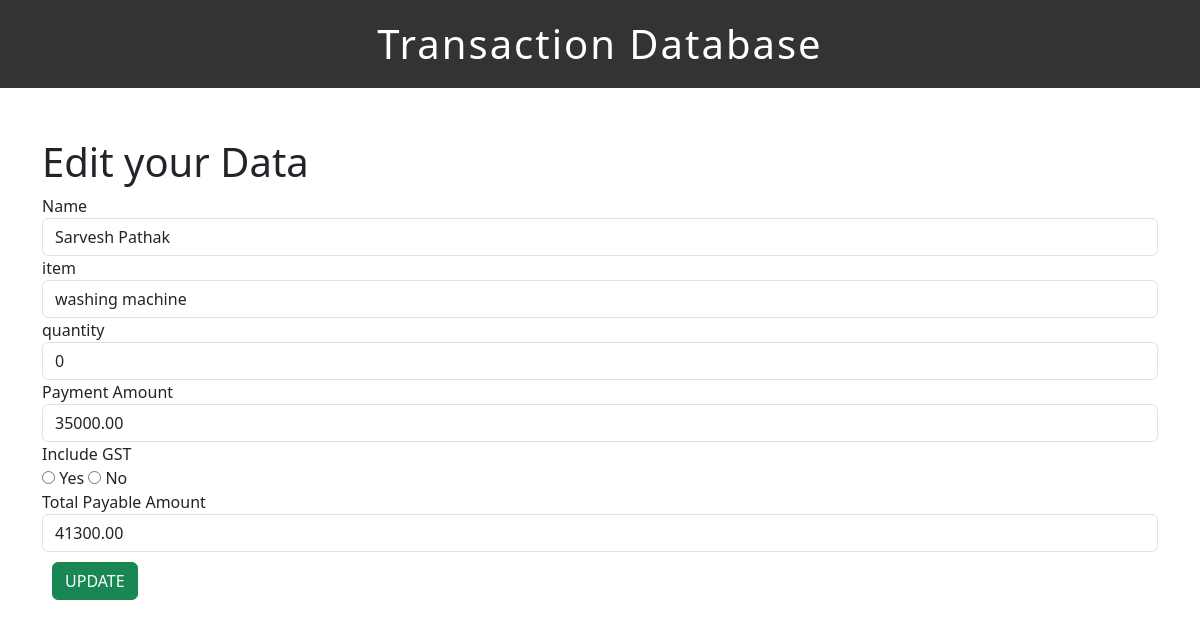
/update_page_1.php?id=8, run on the app's committed database.
### tables this page shows
CREATE TABLE `customers` (
  `id` int(11) NOT NULL,
  `name` varchar(255) NOT NULL,
  `item` varchar(255) NOT NULL,
  `quantity` int(11) NOT NULL,
  `total_amount` decimal(10,2) NOT NULL,
  `include_gst` varchar(255) NOT NULL,
  `payable_amount` decimal(10,2) NOT NULL
);

### update_page_1.php (the view, shortened to what this page needs)
<?php include('header.php')?>
<?php include('dbcon.php')?>
	<?php
	if(isset($_GET['id'])){
		$id = $_GET['id'];
            $query = "SELECT * FROM `customers` WHERE `id` = '$id'";
            $result = mysqli_query($connection, $query);
            if(!$result){
                die("query Failed".mysqli_error());
            }
            else {
                $row = mysqli_fetch_assoc($result);
            }
        }
	?>
	<form action="update_page_1.php?id_new=<?php echo $id; ?>" method="post">
    <h1>Edit your Data</h1>
    <div class="form-group">
        <label for="name">Name</label>
        <input type="text" name="name" class="form-control" value="<?php echo $row['name']; ?>" required>
    </div>
    <div class="form-group">
        <label for="item">item</label>
        <input type="text" name="item" class="form-control" value="<?php echo $row['item']; ?>" required>
    </div>
     <div class="form-group">
        <label for="quantity">quantity</label>
        <input type="number" name="quantity" class="form-control" value="<?php echo $row['quantity']; ?>" step="1" required>
    </div>
    <div class="form-group">
        <label for="total_amount">Payment Amount</label>
        <input type="number" id="total_amount" name="total_amount" class="form-control" value="<?php echo $row['total_amount']; ?>"required>
    </div>
      <div class="form-group">
      <label>Include GST</label><br>
      <input type="radio" name="include_gst" value="Yes" id="gst_yes" required> Yes
      <input type="radio" name="include_gst" value="No" id="gst_no" required> No
      </div>
    <div class="form-group">
        <label for="payable_amount">Total Payable Amount</label>
        <input type="number" id="payable_amount" name="payable_amount" class="form-control" value="<?php echo $row['payable_amount']; ?>" readonly>
    </div>
    <input type="submit" class="btn btn-success" name="update_customers" value="UPDATE" style="margin:10px;">
</form>
<?php include('footer.php')?>

### data on the page
customers: name "Sarvesh Pathak", item "washing machine", quantity "0", total_amount "35000.00", payable_amount "41300.00"
